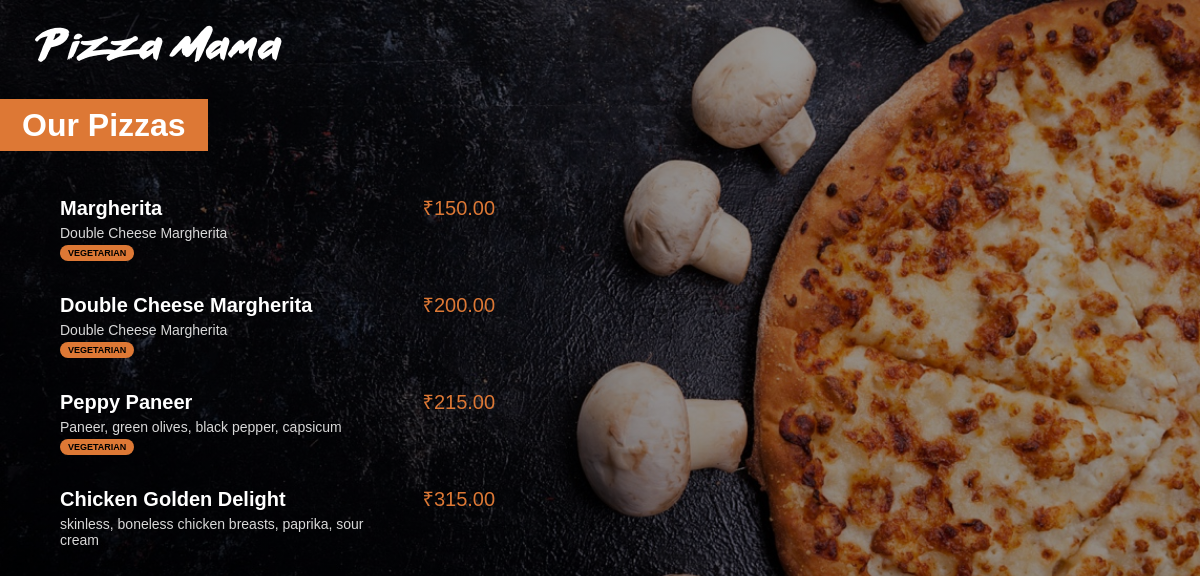
The app's page /menu/ with its own data.
### menu/models.py (models this page shows, shortened)
class Pizza(models.Model):
    name = models.CharField(max_length=200)
    ingredients = models.CharField(max_length=400)
    price = models.FloatField(default=0)
    vegetarian = models.BooleanField(default=False)

### menu/views.py (the view)
# urls.py: path('', views.index, name="index")
def index(request):
    pizzas = Pizza.objects.all().order_by('price')
    return render(request, 'menu/index.html', {'pizzas': pizzas})

### menu/templates/menu/index.html (shortened to what this page needs)
{% load static %}
<html lang="en">
<head>
    <link rel="stylesheet" href="{% static 'menu/style.css' %}">
</head>
<body>
    <a href="{% url 'main:index' %}"><img id="small_logo" src="{% static 'menu/images/small_logo.png' %}"/></a>
    <div class="menu_title">
        <h1>Our Pizzas</h1>
    </div>
    <div class="menu_list">
        {% for pizza in pizzas %}
            <div class="menu_list_item">
                <span class="menu_list_title">{{pizza.name}}</span>
                <span class="menu_list_price">₹{{pizza.price | floatformat:2}}</span>
                <span class="menu_list_ingredients">{{pizza.ingredients}}</span>
                {% if pizza.vegetarian %}
                <span class="menu_list_badge">VEGETARIAN</span>
                {% endif %}
            </div>
        {% endfor %}
    </div>
</body>
</html>

### menu/static/menu/style.css (style rules this page uses)
body { background: linear-gradient(0deg, rgba(0, 0, 0, 0.4), rgba(0, 0, 0, 0.4)), url("images/menu_background.jpg") no-repeat center center fixed; -webkit-background-size: cover; -moz-background-size: cover; -o-background-size: cover; background-size: cover; color: white; margin: 0px; font-family: Arial; }
#small_logo { margin-top: 25px; margin-left: 35px; }
h1 { background-color: #DD7835; display: inline; padding: 8px 22px; }
.menu_title { margin-top: 45px; margin-bottom: 50px; }
.menu_list { margin-left: 30px; }
.menu_list_item { margin: 30px; 0px; }
.menu_list_title { font-size: 20px; font-weight: bold; width: 350px; display: inline-block; }
.menu_list_price { font-size: 20px; color: #DD7835; margin-left: 8px; width: 70px; display: inline-block; text-align: right; }
.menu_list_ingredients { font-size: 14px; color: #D8D8D8; margin-top: 4px; display: block; width: 320px; }
.menu_list_badge { background-color: #DD7835; color: black; font-size: 9px; padding: 3px 8px; display: inline-block; margin-top: 4px; border-radius: 8px; font-weight: bold; }

### records on screen
Pizza: name "Margherita", price "150.00", ingredients "Double Cheese Margherita", vegetarian "VEGETARIAN"
Pizza: name "Double Cheese Margherita", price "200.00", ingredients "Double Cheese Margherita", vegetarian "VEGETARIAN"
Pizza: name "Peppy Paneer", price "215.00", ingredients "Paneer, green olives, black pepper, capsicum", vegetarian "VEGETARIAN"
Pizza: name "Chicken Golden Delight", price "315.00", ingredients "skinless, boneless chicken breasts, paprika, sour cream"
